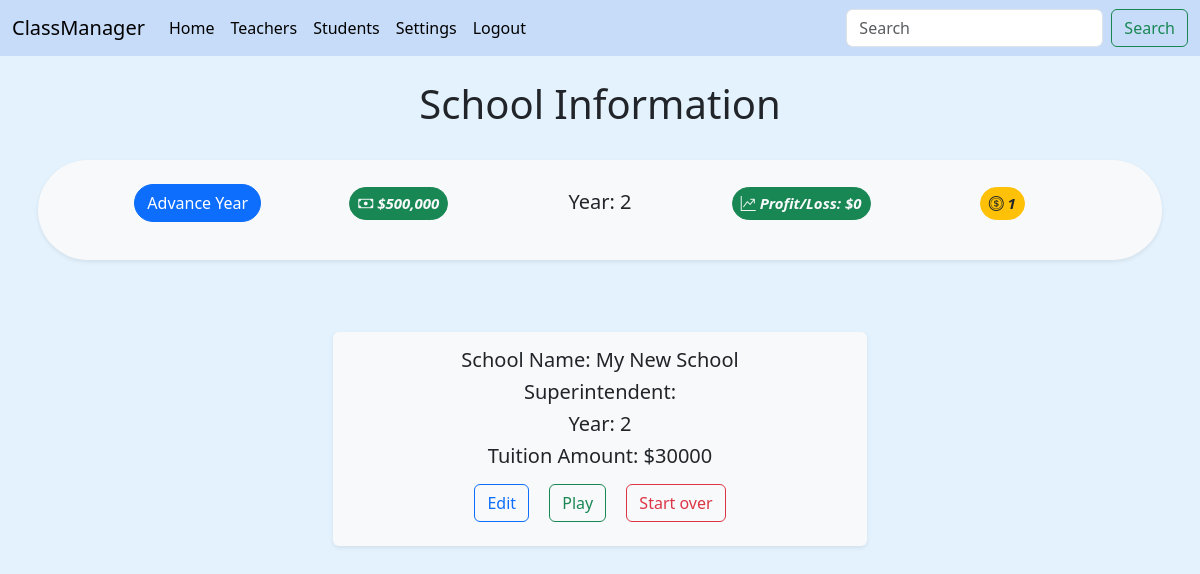
The page /settings (signed in) on the database as committed earlier.
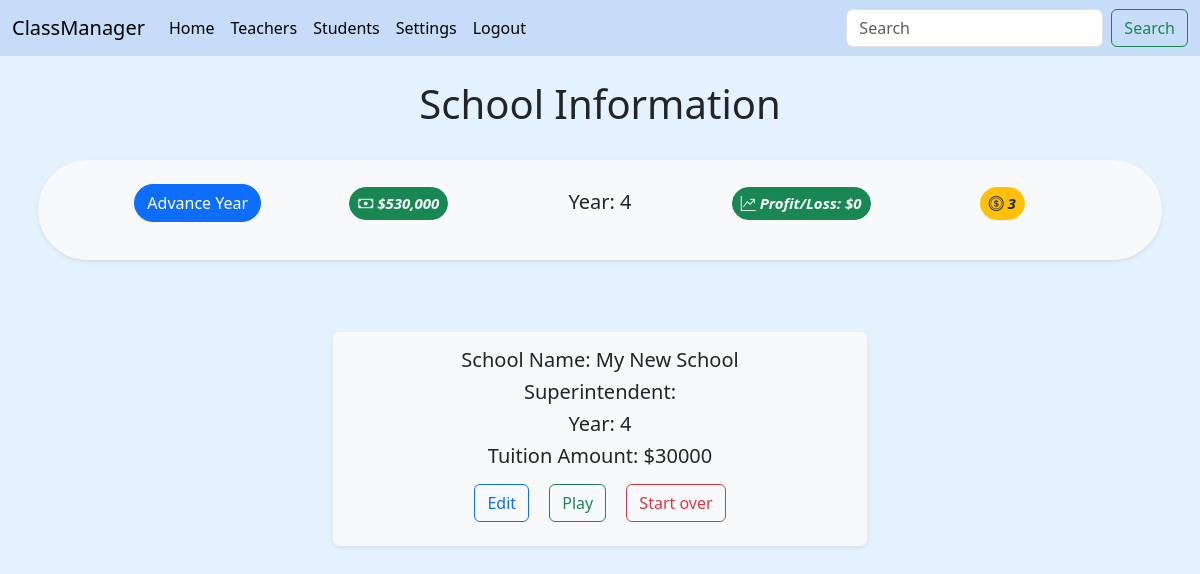
The same page on the database as committed later.
### main/models.py (models this page shows, shortened)
class School(AbstractUser):
    name = models.CharField(max_length=30, default="My New School")
    year = models.IntegerField(default=1)
    actionTokens = models.IntegerField(default=3)
    money = models.IntegerField(validators=[MinValueValidator(0), MaxValueValidator(1000000000)], blank=True, null=True, default=500000)
    tuition = models.IntegerField(validators=[MinValueValidator(0), MaxValueValidator(100000)], blank=True, null=True, default=50000)
    def checkTokens(self):
        return self.actionTokens

### main/views.py (the view, shortened to what this page needs)
# urls.py: path('settings', views.settings, name='settings'),
@login_required(login_url="main:login_view")
def settings(request):
    school = get_object_or_404(School, id=request.user.id)
    schoolForm = SignUpForm(instance=school)
    costs = computeFinancials(school)
    return render(request, "main/settings.html", {
        'school': school,
        'schoolForm': schoolForm,
        'costs': costs,
    })

### main/forms.py (shortened to what this page needs)
class SignUpForm(UserCreationForm):
        class Meta:
                model = School
                fields = ['username', 'password1', 'password2', 'name', 'tuition']
                widgets = {
                    "sent_to" : forms.TextInput(attrs={'class':'form-control', 'placeholder':""}),
                }

### main/gameFunctions.py (called while the page is built)
def computeFinancials(school):
    teachers = Teacher.objects.filter(school_id=school.id)
    studentCount = Student.objects.filter(school_id=school.id).count()
    tuition = school.tuition
    profit = tuition*studentCount
    losses = sum(teacher.salary for teacher in teachers)
    return profit-losses

### main/templates/main/settings.html (shortened to what this page needs)
{% extends "main/base.html" %}
{% block content %}
{% load static %}
<h1><center>School Information</center></h1>
<br>
{% include 'main/menubar.html' %}
<br>
<div class="container text-center">
    <div class="row justify-content-center">
        <div class="col-md-6 text-center">
            <div id="school-container" class="shadow-sm p-3 mb-5 bg-body-tertiary rounded bg-light">
                {% if school %}
                <h5>School Name: {{school.name}}</h5>
                <h5>Superintendent: {{school.username}}</h5>
                <h5>Year: {{school.year}}</h5>
                <h5>Tuition Amount: ${{school.tuition}}</h5>
                <div id="start_create_school">
                    <button class="m-2 toggler btn btn-outline-primary" id="school">Edit</button>
                    <a href="{% url 'main:home' %}"><button class="m-2 toggler btn btn-outline-success">Play</button></a>
                    <a href="{% url 'main:delete' school.id 'school' %}"><button type="button" class="m-2 btn btn-outline-danger">Start over</button></a>
                </div>
                {% endif %}
            </div>
        </div>
    </div>
</div>
<br>
{% endblock %}

### main/templates/main/menubar.html (shortened to what this page needs)
{% load humanize %}
<div class="row g-2 text-center">
    <div class="badge rounded-pill bg-light text-dark shadow-sm p-3 mb-5 bg-body-tertiary rounded">
    <a class="col-2 m-2 d-inline-flex justify-content-center title-header" href="{% url 'main:nextYear' %}"><button type="button"
        class="btn btn-primary rounded-pill">Advance Year</button></a>
    <h5 class="col-2 m-2 d-inline-flex justify-content-center"><p class="btn btn-success badge rounded-pill text-light token-display float-center p-2" data-bs-toggle="tooltip" data-bs-title="Cash: Your current cash earned from student tuition to allocate toward school operations!"><i class="bi bi-cash">  ${{school.money|intcomma}}</i></p></h5>
    <h5 class="col-2 m-2 d-inline-flex justify-content-center">Year: {{school.year}}</h5>
    <h5 class="col-2 m-2 d-inline-flex justify-content-center"><p class="btn btn-success badge rounded-pill text-light token-display float-center p-2" data-bs-toggle="tooltip" data-bs-title="Profit/Loss: Expected profit or loss at the end of the year!"><i class="bi bi-graph-up-arrow">  Profit/Loss: ${{costs|intcomma}}</i></p></h5>
    <h5 class="col-2 m-2 d-inline-flex justify-content-center"><p class="btn btn-warning badge rounded-pill text-dark token-display float-center p-2" data-bs-toggle="tooltip" data-bs-title="Action Tokens: Creation/training of teachers and students require action tokens!"><i class="bi bi-coin">
        {{school.checkTokens}}</i></p></h5>
  </div></div>

Rows that differ between the two databases and show on the page:
changed School "My New School": money "500,000" → "530,000"; year "2" → "4"; checkTokens "1" → "3"
